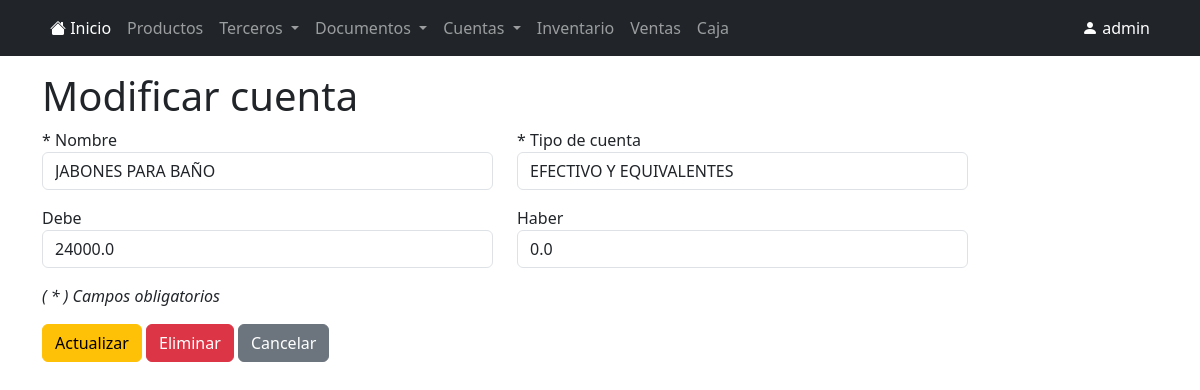
The page /cuentas/update/1 (signed in) on the database its author committed.
### app/models.py (models this page shows, shortened)
class Usuario(db.Model):
	id = db.Column(db.Integer, primary_key = True)
	username = db.Column(db.String(20), unique = True, nullable = False)
	password = db.Column(db.Text, nullable = False)

class Cuenta(db.Model):
	id_cuenta = db.Column(db.Integer, primary_key = True)
	cod_tipo_cuenta = db.Column(db.Integer, db.ForeignKey('catalogo_cuentas.cod_cuenta'), nullable = False)
	nombre = db.Column(db.String(100), nullable = False)
	debe = db.Column(db.Float)
	haber = db.Column(db.Float)
	tipo_cuenta = db.relationship('CatalogoCuentas', backref='cuenta')

### app/cuentas.py (the view, shortened to what this page needs)
@bp.route('/update/<int:id_cuenta>', methods = ('GET', 'POST'))
@login_required
def update(id_cuenta):
	cuenta = Cuenta.query.get_or_404(id_cuenta)
	tipo_cuentas = CatalogoCuentas.query.all()
	return render_template('/cuentas/update.html', tipo_cuentas = tipo_cuentas, cuenta = cuenta)

### app/auth.py (called while the page is built)
@bp.before_app_request
def load_logged_in_user():
	user_id = session.get('user_id')
	if user_id:
		g.usuario = Usuario.query.get_or_404(user_id)
	else:
		g.usuario = None

def login_required(view):
	@functools.wraps(view)
	def wrapped_view(**kwargs):
		if g.usuario is None:
			return redirect(url_for('auth.login'))
		return view(**kwargs)
	return wrapped_view

### app/templates/cuentas/update.html (shortened to what this page needs)
{% extends 'base.html' %}
{% block contenido %}
<div class="container-sm">
	<h2 class="display-6">Modificar cuenta</h2>
	<form action="" method="POST">
		<div class="row mb-3">
			<div class="col-md-5">
				<label for="nombre">* Nombre</label>
				<input class="form-control" type="text" name="nombre" id="nombre" value="{{cuenta.nombre}}" required>
			</div>
			<div class="col-md-5">
				<label for="cod_tipo_cuenta">* Tipo de cuenta</label>
				<select class="form-control" name="cod_tipo_cuenta" id="cod_tipo_cuenta" required>
					{% for tipo_cuenta in tipo_cuentas %}
						<option value="{{tipo_cuenta.cod_cuenta}}" {% if cuenta.tipo_cuenta.cod_cuenta == tipo_cuenta.cod_cuenta %}selected{% endif %}>{{tipo_cuenta.nombre}}</option>
					{% endfor %}
				</select>
			</div>
		</div>
		<div class="row mb-3">
			<div class="col-md-5">
				<label for="debe">Debe</label>
				<input class="form-control" type="number" step="0.01" name="debe" id="debe" value="{{cuenta.debe}}">
			</div>
			<div class="col-md-5">
				<label for="haber">Haber</label>
				<input class="form-control" type="number" name="haber" id="haber" value="{{cuenta.haber}}">
			</div>
		</div>
		<div>
			<p><i>( * ) Campos obligatorios</i></p>
		</div>
		<div>
			<button class="btn btn-warning" type="submit">Actualizar</button>
			<button type="button" class="btn btn-danger" data-bs-toggle="modal" data-bs-target="#confirmar">Eliminar</button>
			<a class="btn btn-secondary" href="{{url_for('cuentas.index')}}">Cancelar</a>
		</div>
	</form>
</div>
{% endblock %}

### app/templates/base.html (shortened to what this page needs)
<!doctype html>
<html lang="es">
<head>
    <link href="https://cdn.jsdelivr.net/npm/bootstrap@5.3.2/dist/css/bootstrap.min.css" rel="stylesheet">
    <link rel="stylesheet" href="https://cdn.jsdelivr.net/npm/bootstrap-icons@1.11.1/font/bootstrap-icons.css">
</head>
<body>
    {% if g.usuario %}
    <nav class="navbar navbar-expand-sm navbar-dark bg-dark mb-3" data-bs-theme="dark">
        <div class="container-sm">
            <div class="collapse navbar-collapse" id="navbarSupportedContent">
                <ul class="navbar-nav">
                    <li class="nav-item">
                        <a class="nav-link active" aria-current="page" href="/">
                            <i class="bi bi-house-fill"></i>
                            Inicio
                        </a>
                    </li>
                    <li class="nav-item">
                        <a class="nav-link" href="{{url_for('productos.index')}}">Productos</a>
                    </li>
                    <li class="nav-item dropdown">
                        <a class="nav-link dropdown-toggle" href="#" role="button" data-bs-toggle="dropdown" aria-expanded="false">
                            Terceros
                        </a>
                    </li>
                    <li class="nav-item dropdown">
                        <a class="nav-link dropdown-toggle" href="#" role="button" data-bs-toggle="dropdown" aria-expanded="false">
                            Documentos
                        </a>
                    </li>
                    <li class="nav-item dropdown">
                        <a class="nav-link dropdown-toggle" href="#" role="button" data-bs-toggle="dropdown" aria-expanded="false">
                            Cuentas
                        </a>
                    </li>
                    <li class="nav-item">
                        <a class="nav-link" href="{{url_for('inventario.index')}}">Inventario</a>
                    </li>
                    <li class="nav-item">
                        <a class="nav-link" href="{{url_for('caja.venta')}}">Ventas</a>
                    </li>
                    <li class="nav-item">
                        <a class="nav-link" href="{{url_for('caja.index')}}">Caja</a>
                    </li>
                </ul>
            </div>
            <div class="collapse navbar-collapse justify-content-end" id="navbarSupportedContent">
                <div class="navbar-nav">
                    <li class="nav-item dropdown">
                        <span class="nav-link active" href="#" role="button" data-bs-toggle="dropdown" aria-expanded="false">
                            <i class="bi bi-person-fill"></i>
                            {{g.usuario.username}}
                        </span>
                    </li>
                </div>
            </div>
        </div>
    </nav>
    {% endif %}
    {% block contenido %}
    {% endblock %}
</body>
</html>

### rows shown on the page
Usuario: usuario.username "admin"
Cuenta: nombre "JABONES PARA BAÑO", debe "24000.0", haber "0.0"

### other values the page prints
form field cod_tipo_cuenta "EFECTIVO Y EQUIVALENTES"
